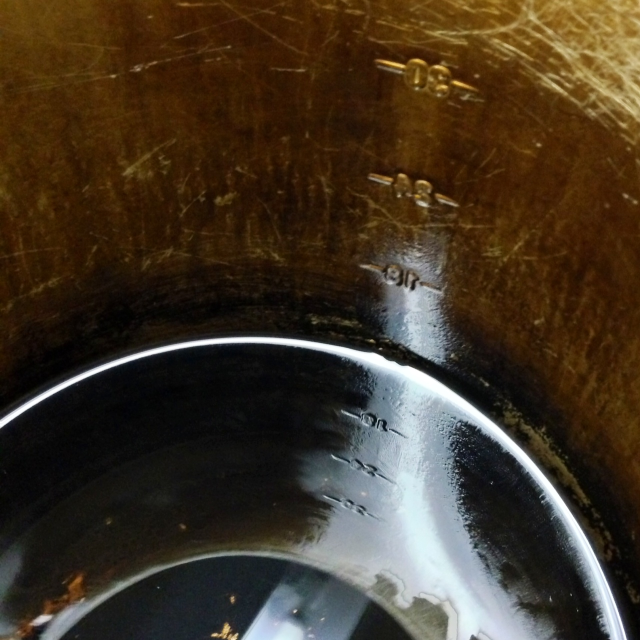
#> input picture programming_computer_vision_with_python/cvbook-contrib/coffee.jpeg, 1280 x 1280 px (shown at 1/2 size)
$ python ch01_pil.py
#> lines starting #> are read from the running program, lines starting #| are printed output that depends on the picture
from PIL import Image

pil_im = Image.open('coffee.jpeg')
#> pil_im is the input picture: PIL image 1280x1280 RGB; mean R, G, B 66.2, 53.1, 37.3

pil_im.convert('L').save('out_gray.jpeg')
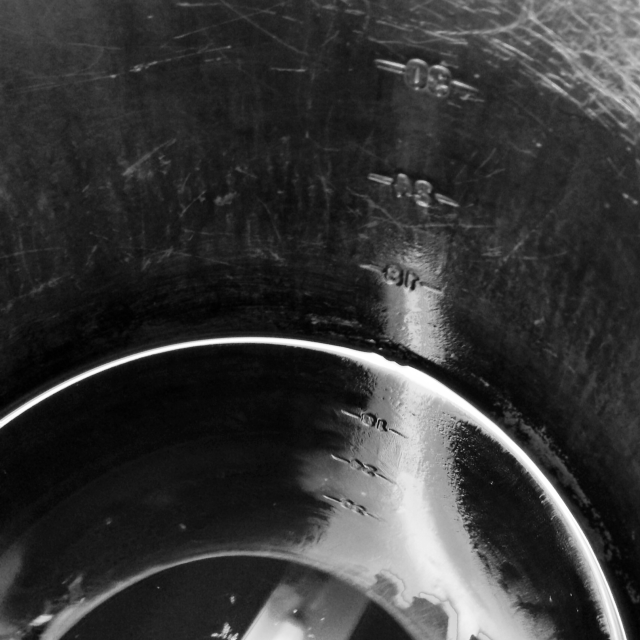
#> saved as out_gray.jpeg: PIL image 1280x1280 L (shown at 1/2 size); min 0, max 255, mean 55.2

pil_im.resize((128, 128)).rotate(45).save('out_rot.jpeg')
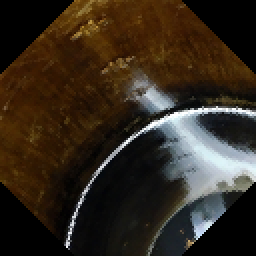
#> saved as out_rot.jpeg: PIL image 128x128 RGB (shown 2 times larger); mean R, G, B 51.8, 41.6, 30.2

box = (100, 100, 400, 400)
region = pil_im.crop(box)
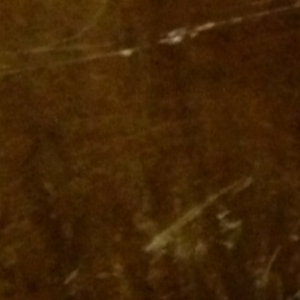
#> region: PIL image 300x300 RGB; mean R, G, B 65.6, 36.4, 5.1
region = region.transpose(Image.ROTATE_180)
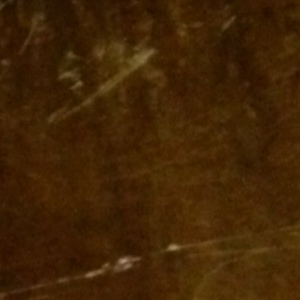
#> region: PIL image 300x300 RGB; mean R, G, B 65.6, 36.4, 5.1
pil_im.paste(region, box)
pil_im.save('out_paste.jpeg')

pil_im.thumbnail((128, 128))
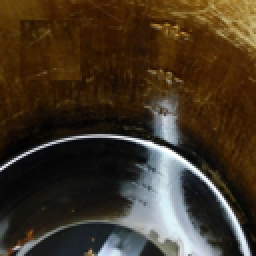
#> pil_im: PIL image 128x128 RGB (shown 2 times larger); mean R, G, B 66.1, 53.1, 37.2
pil_im.save('out_thumb.jpeg')

$ run again, with programming_computer_vision_with_python/cvbook-contrib/sea.jpeg copied over programming_computer_vision_with_python/cvbook-contrib/coffee.jpeg
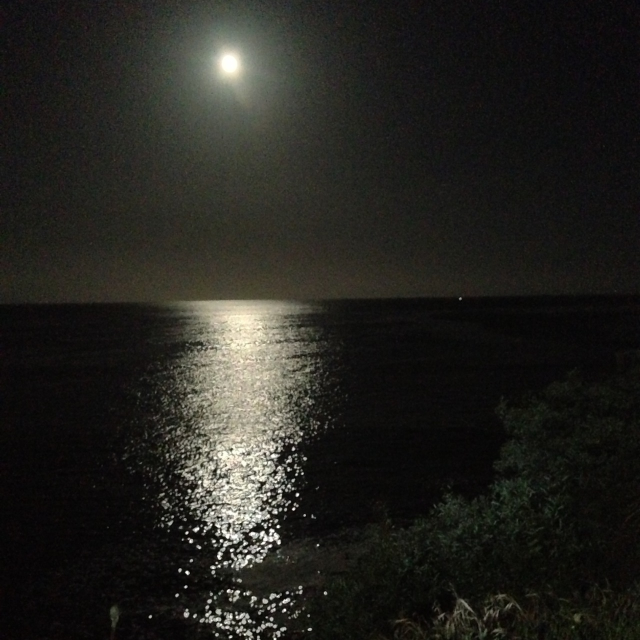
#> input picture programming_computer_vision_with_python/cvbook-contrib/sea.jpeg, 1280 x 1280 px (shown at 1/2 size)
#> pil_im is the input picture: PIL image 1280x1280 RGB; mean R, G, B 35.9, 35.3, 30.9
#> `region = region.transpose(Image.ROTATE_180)`:
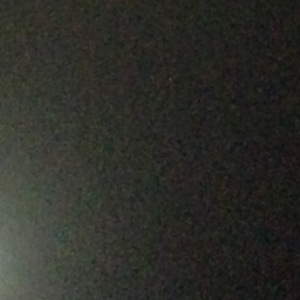
#> region: PIL image 300x300 RGB; mean R, G, B 44.8, 45.5, 40.1
#> `pil_im.thumbnail((128, 128))`:
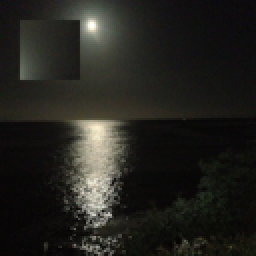
#> pil_im: PIL image 128x128 RGB (shown 2 times larger); mean R, G, B 35.9, 35.3, 30.9
